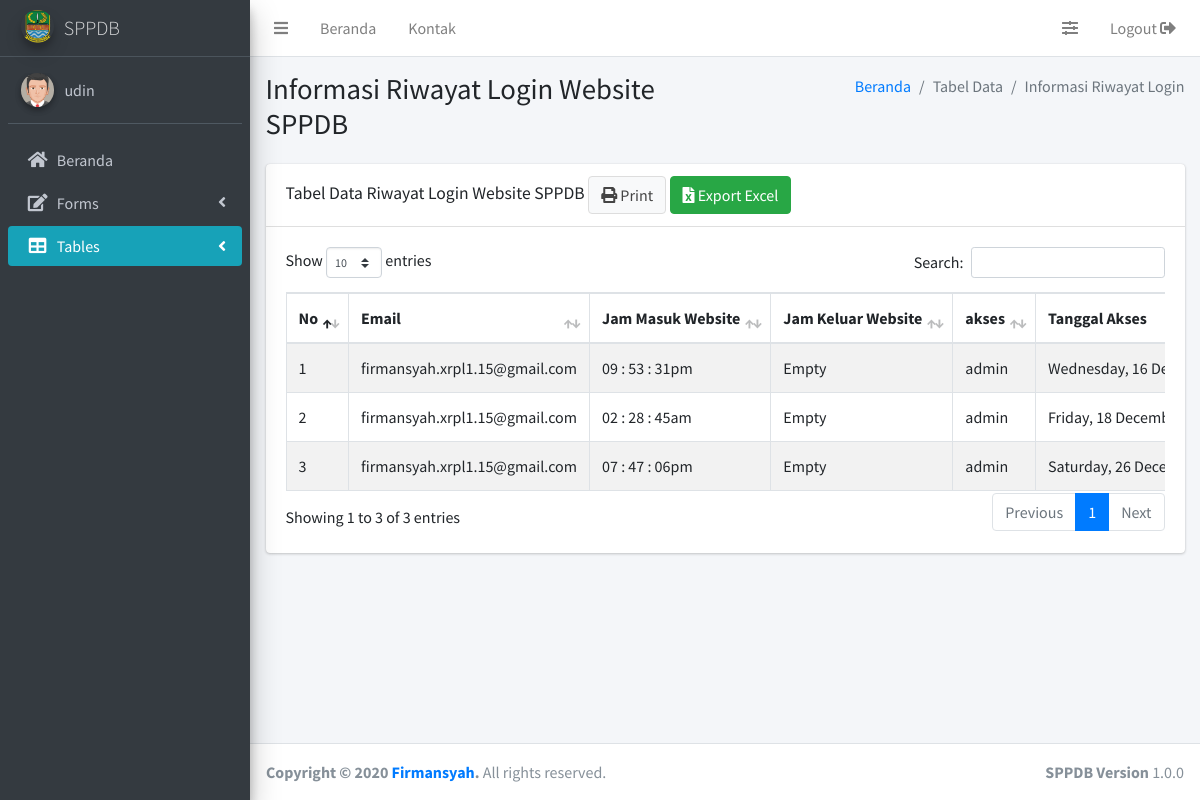
The page /akses/admin/tabel_data_riwayat_login.php (signed in) on the database its author committed.
### tables this page shows
CREATE TABLE `akses_login` (
  `id_akses_login` int(11) NOT NULL,
  `email` varchar(40) NOT NULL,
  `jam_masuk_login` varchar(20) NOT NULL,
  `jam_keluar_login` varchar(20) NOT NULL,
  `akses` varchar(10) NOT NULL,
  `tanggal_akses_login` date NOT NULL
);

### akses/config/library.php (called while the page is built, shortened)
<?php
class Library
{
	public function __construct()
	{
		$host = "localhost";
		$dbname = "sppdb";
		$user = "root";
		$password = "";
		$this->db = new PDO("mysql:host={$host};dbname={$dbname}", $user, $password);
	}
	public function riwayatLogin()
	{
		$query = $this->db->prepare("SELECT * FROM akses_login");
		$query->execute();
		$data = $query->fetchAll();
		return $data;
	}
}

### akses/admin/tabel_data_riwayat_login.php (the view, shortened to what this page needs)
<?php
$username = $_SESSION["nama_admin"];
include('../config/library.php');
$lib = new Library();
$data_riwayatLoginSite = $lib->riwayatLogin();
?>
<!DOCTYPE html>
<html>
<head>
	<link rel="stylesheet" href="../../library/plugins/fontawesome-free/css/all.min.css">
	<link rel="stylesheet" href="https://code.ionicframework.com/ionicons/2.0.1/css/ionicons.min.css">
	<link rel="stylesheet" href="../../library/plugins/datatables-bs4/css/dataTables.bootstrap4.min.css">
	<link rel="stylesheet" href="../../library/plugins/datatables-responsive/css/responsive.bootstrap4.min.css">
	<link rel="stylesheet" href="../../library/dist/css/adminlte.min.css">
</head>
<body class="hold-transition sidebar-mini">
	<div class="wrapper">
		<nav class="main-header navbar navbar-expand navbar-white navbar-light">
			<ul class="navbar-nav">
				<li class="nav-item">
					<a class="nav-link" data-widget="pushmenu" href="#" role="button"><i class="fas fa-bars"></i></a>
				</li>
				<li class="nav-item d-none d-sm-inline-block">
					<a href="home.php" class="nav-link">Beranda</a>
				</li>
				<li class="nav-item d-none d-sm-inline-block">
					<a href="contacts.php" class="nav-link">Kontak</a>
				</li>
			</ul>
			<ul class="navbar-nav ml-auto">
				<li class="nav-item">
					<a class="nav-link" data-widget="control-sidebar" data-slide="true" href="#" role="button">
						<i class="fas fa-sliders-h"></i>
					</a>
				</li>
				<li class="nav-item">
					<a class="nav-link" href="../config/logout.php" role="button">
						Logout <i class="fas fa-sign-out-alt"></i>
					</a>
				</li>
			</ul>
		</nav>
		<aside class="main-sidebar sidebar-dark-primary elevation-4">
			<a href="home.php" class="brand-link">
				<img src="../../library/dist/img/logoNav.png" alt="SPPDB Logo" class="brand-image img-circle elevation-3" style="opacity: .8">
				<span style="margin-left:2px" class="brand-text font-weight-light">SPPDB</span>
			</a>
			<?php
			if ($jk = $_SESSION["jenis_kelamin"] == 'p') {
				$ava = '<img src="../../library/dist/img/avatar5.png" class="img-circle elevation-2" alt="User Image">';
			} else {
				$ava = '<img src="../../library/dist/img/avatar2.png" class="img-circle elevation-2" alt="User Image">';
			}
			?>
			<div class="sidebar">
				<div class="user-panel mt-3 pb-3 mb-3 d-flex">
					<div class="image">
						<?php echo $ava; ?>
					</div>
					<div class="info">
						<a href="#" class="d-block"><?php echo $username; ?></a>
					</div>
				</div>
				<nav class="mt-2">
					<ul class="nav nav-pills nav-sidebar flex-column" data-widget="treeview" role="menu" data-accordion="false">
						<li class="nav-item">
							<a href="home.php" class="nav-link">
								<i class="nav-icon fas fa-home"></i>
								<p>
									Beranda
								</p>
							</a>
						</li>
						<li class="nav-item has-treeview">
							<a href="#" class="nav-link">
								<i class="nav-icon fas fa-edit"></i>
								<p>
									Forms
									<i class="fas fa-angle-left right"></i>
								</p>
							</a>
						</li>
						<li class="nav-item has-treeview">
							<a href="#" class="nav-link bg-cyan">
								<i class="nav-icon fas fa-table"></i>
								<p>
									Tables <i class="fas fa-angle-left right"></i>
								</p>
							</a>
						</li>
					</ul>
				</nav>
			</div>
		</aside>
		<div class="content-wrapper">
			<section class="content-header">
				<div class="container-fluid">
					<div class="row mb-2">
						<div class="col-sm-6">
							<h1>Informasi Riwayat Login Website SPPDB</h1>
						</div>
						<div class="col-sm-6">
							<ol class="breadcrumb float-sm-right">
								<li class="breadcrumb-item"><a href="#">Beranda</a></li>
								<li class="breadcrumb-item active">Tabel Data</li>
								<li class="breadcrumb-item active">Informasi Riwayat Login</li>
							</ol>
						</div>
					</div>
				</div>
			</section>
			<section class="content">
				<div class="container-fluid">
					<div class="row">
						<div class="col-12">
							<div class="card">
								<div class="card-header">
									<h3 class="card-title">Tabel Data Riwayat Login Website SPPDB <a target="_blank" href='print_data_riwayat_login.php' class='btn btn-default'><i class='fa fa-print'></i> Print</a> <a href='javascript:exportData()' class='btn btn-success'><i class='fas fa-file-excel'></i> Export Excel</a></h3>
								</div>
								<div class="card-body">
									<div style="overflow-x:auto;" class="table-responsive">
										<table id="dtHorizontalVerticalExample" class="table table-bordered table-striped" cellspacing="0" width="100%">
											<thead>
												<tr>
													<th>No</th>
													<th>Email</th>
													<th>Jam Masuk Website</th>
													<th>Jam Keluar Website</th>
													<th>akses</th>
													<th>Tanggal Akses</th>
												</tr>
											</thead>
											<tbody>
												<?php
												$no = 1;
												foreach ($data_riwayatLoginSite as $row) {
													if ($tgl_format1 = $row['tanggal_akses_login'] == "") {
														$tgl_format1 = $row['tanggal_akses_login'];
														$tgl_format2 = "<font color='red'>Belum Melakukan Akses</font>";
													} else {
														$tgl_format1 = $row['tanggal_akses_login'];
														$tgl_format2 = date("l, d F Y", strtotime($tgl_format1));
													}
													echo "<tr>";
													echo "<td>" . $no . "</td>";
													echo "<td>" . $row['email'] . "</td>";
													echo "<td>" . $row['jam_masuk_login'] . "</td>";
													echo "<td>" . $row['jam_keluar_login'] . "</td>";
													echo "<td>" . $row['akses'] . "</td>";
													echo "<td>" . $tgl_format2 . "</td>";
													echo "</tr>";
													$no++;
												}
												?>
											</tbody>
										</table>
									</div>
								</div>
							</div>
						</div>
					</div>
				</div>
			</section>
		</div>
		<footer class="main-footer">
			<div class="float-right d-none d-sm-block">
				<b>SPPDB Version</b> 1.0.0
			</div>
			<strong>Copyright &copy; 2020 <a href="http://firmansyah.kel4.xyz">Firmansyah</a>.</strong> All rights reserved.
		</footer>
	</div>
</body>
</html>

### akses/admin/tabel_data_riwayat_login.php (style rules this page uses)
#dtHorizontalVerticalExample th, td { white-space: nowrap; }
table.dataTable thead .sorting:after, table.dataTable thead .sorting:before, table.dataTable thead .sorting_asc:after, table.dataTable thead .sorting_asc:before, table.dataTable thead .sorting_asc_disabled:after, table.dataTable thead .sorting_asc_disabled:before, table.dataTable thead .sorting_desc:after, table.dataTable thead .sorting_desc:before, table.dataTable thead .sorting_desc_disabled:after, table.dataTable thead .sorting_desc_disabled:before { bottom: .5em; }

### rows shown on the page
akses_login: email "firmansyah.xrpl1.15@gmail.com", jam_masuk_login "09 : 53 : 31pm", jam_keluar_login "Empty", akses "admin", tanggal_akses_login "Wednesday, 16…"
akses_login: email "firmansyah.xrpl1.15@gmail.com", jam_masuk_login "02 : 28 : 45am", jam_keluar_login "Empty", akses "admin", tanggal_akses_login "Friday, 18…"
akses_login: email "firmansyah.xrpl1.15@gmail.com", jam_masuk_login "07 : 47 : 06pm", jam_keluar_login "Empty", akses "admin", tanggal_akses_login "Saturday, 26…"

### other values the page prints
$username "udin"
